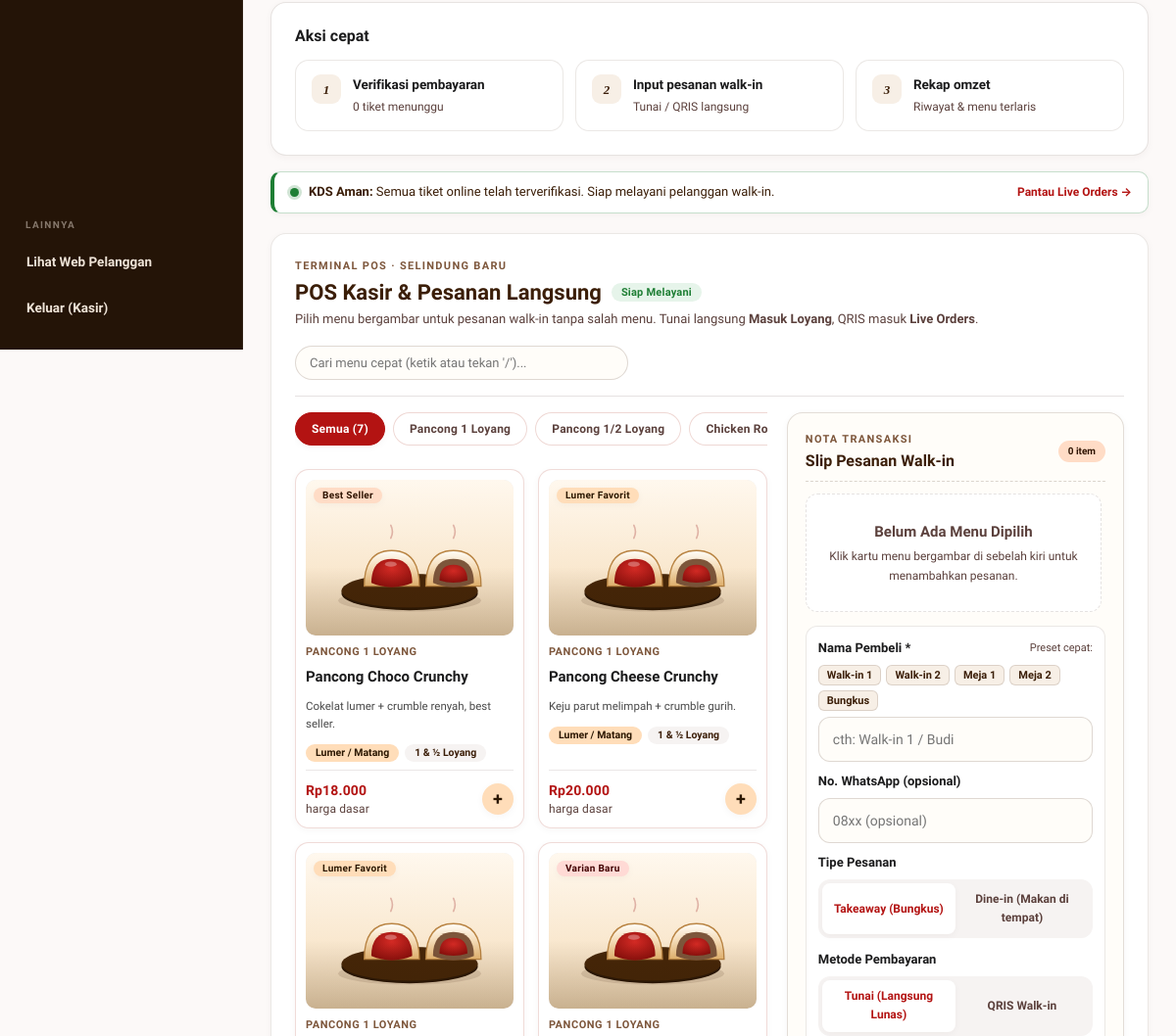
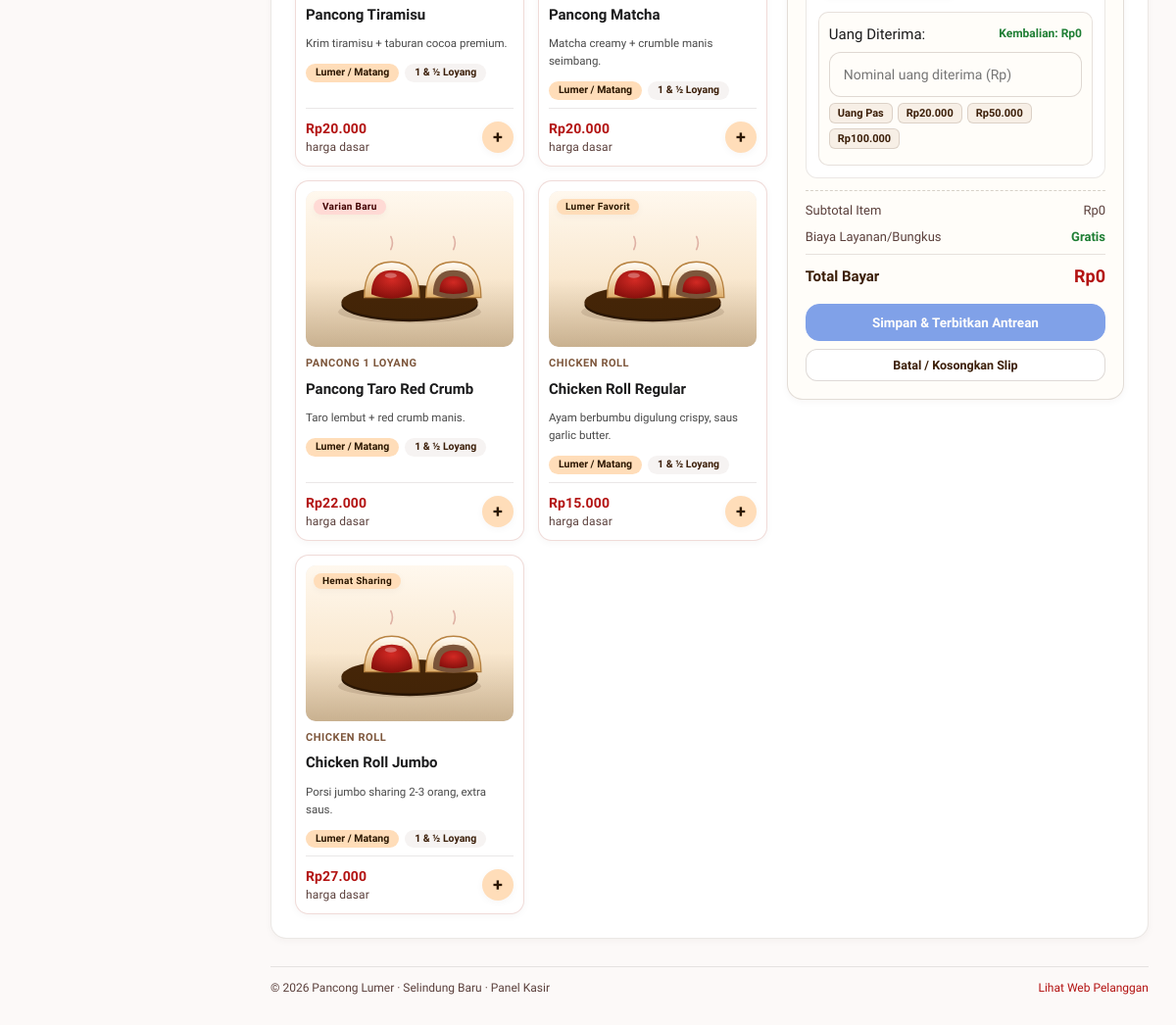
/admin/ad_index.php (signed in, lower part), run on an earlier commit of the app's database (2 pictures, top to bottom).
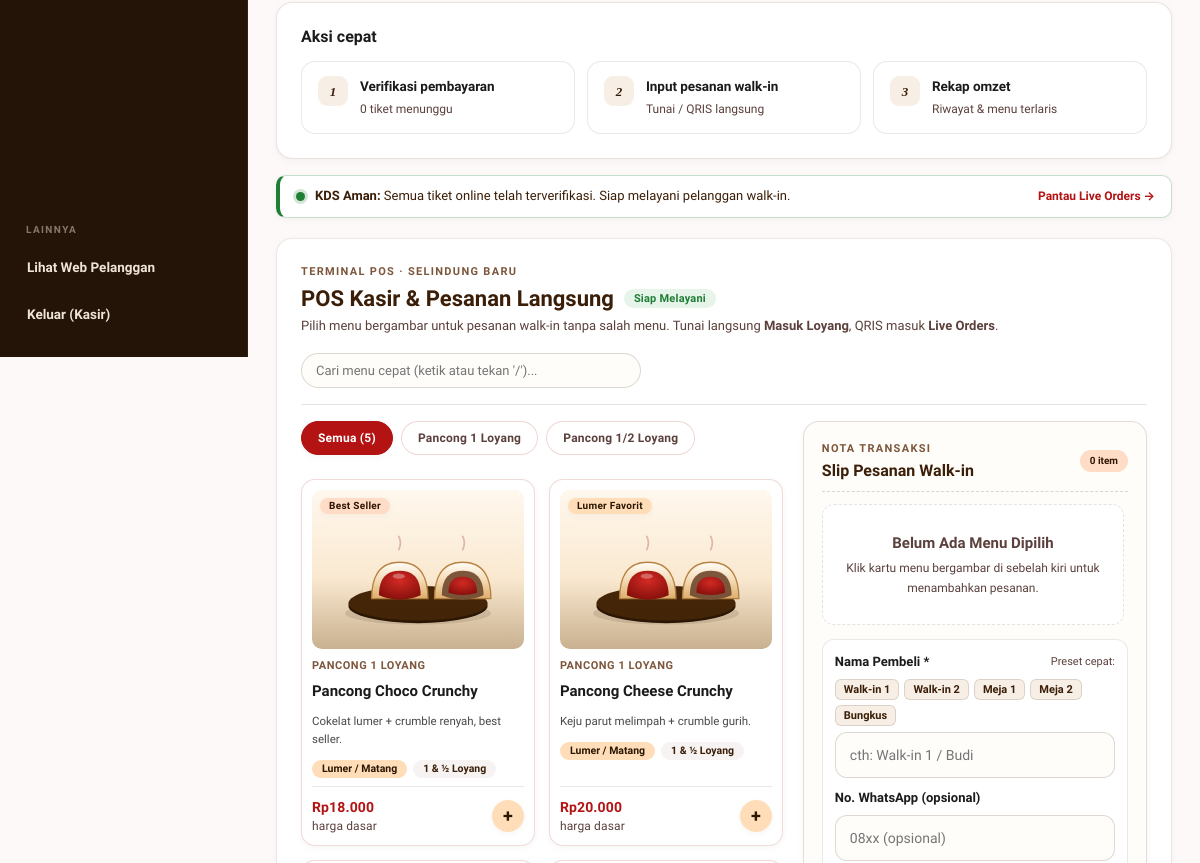
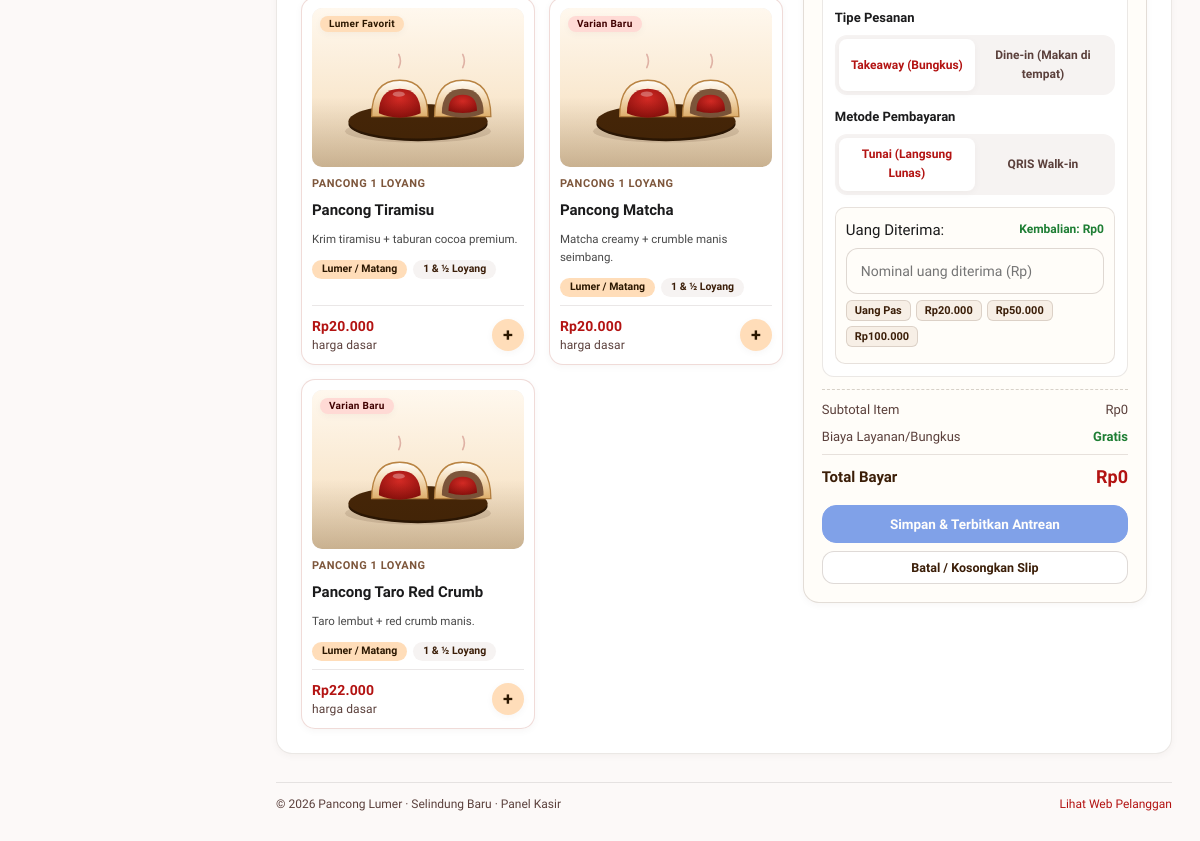
And on a later commit of the database (2 pictures, top to bottom).
### tables this page shows
CREATE TABLE categories (
  id INT UNSIGNED NOT NULL AUTO_INCREMENT,
  kode_kategori VARCHAR(30) NOT NULL,
  nama_kategori VARCHAR(60) NOT NULL,
  PRIMARY KEY (id),
  UNIQUE KEY uq_categories_kode (kode_kategori)
);

CREATE TABLE products (
  id INT UNSIGNED NOT NULL AUTO_INCREMENT,
  category_id INT UNSIGNED NOT NULL,
  nama_menu VARCHAR(100) NOT NULL,
  deskripsi VARCHAR(255) DEFAULT NULL,
  harga_dasar INT UNSIGNED NOT NULL DEFAULT 0,
  gambar VARCHAR(255) DEFAULT NULL,
  is_available TINYINT(1) NOT NULL DEFAULT 1,
  created_at TIMESTAMP NOT NULL DEFAULT CURRENT_TIMESTAMP,
  PRIMARY KEY (id),
  KEY idx_products_category (category_id),
  CONSTRAINT fk_products_category
    FOREIGN KEY (category_id) REFERENCES categories (id)
    ON UPDATE CASCADE ON DELETE RESTRICT
);

### admin/ad_index.php (called while the page is built, shortened)
<?php
require_once __DIR__ . '/../config/koneksi.php';
$mod = isset($_GET['mod']) ? $_GET['mod'] : 'beranda';
$act = isset($_GET['act']) ? $_GET['act'] : '';
$ROUTES = [
    'beranda' => ['' => 'ad_beranda.php'],
    'menu'    => [
        ''       => 'modMenu/dt_menu.php',
        'tambah' => 'modMenu/tambahMenu.php',
        'ubah'   => 'modMenu/ubahMenu.php',
        'hapus'  => 'modMenu/hapusMenu.php',
    ],
    'topping' => [
        ''       => 'modTopping/dt_topping.php',
        'tambah' => 'modTopping/tambahTopping.php',
        'ubah'   => 'modTopping/ubahTopping.php',
        'hapus'  => 'modTopping/hapusTopping.php',
    ],
    'pesanan' => [
        ''           => 'modPesanan/dt_pesanan.php',
        'konfirmasi' => 'modPesanan/konfirmasiPesanan.php',
        'update'     => 'modPesanan/updateStatus.php',
    ],
    'laporan' => [
        ''       => 'modLaporan/dt_laporan.php',
        'export' => 'modLaporan/export_excel.php',
        'hapus'  => 'modLaporan/hapusLaporan.php',
    ],
];
$konten = __DIR__ . '/' . $ROUTES[$mod][$act];
require_once __DIR__ . '/ad_header.php';
require_once __DIR__ . '/ad_sidebar.php';
require $konten;
require_once __DIR__ . '/ad_footer.php';

### config/koneksi.php (called while the page is built, shortened)
    <?php
function e($str) {
    return htmlspecialchars((string)($str ?? ''), ENT_QUOTES, 'UTF-8');
}
function rupiah($angka) {
    return 'Rp' . number_format((int)$angka, 0, ',', '.');
}

### admin/ad_beranda.php (the view, shortened to what the changed rows need)
<?php
$prodList = [];
$rs = mysqli_query($koneksi, "SELECT p.id, p.nama_menu, p.deskripsi, p.harga_dasar, p.gambar, p.is_available,
    c.id AS category_id, c.kode_kategori, c.nama_kategori
    FROM products p JOIN categories c ON c.id=p.category_id
    WHERE p.is_available=1 AND c.kode_kategori != 'topping' ORDER BY c.id ASC, p.id ASC");
if ($rs) while ($r = mysqli_fetch_assoc($rs)) $prodList[] = $r;
$categories = [];
$rs = mysqli_query($koneksi, "SELECT id, kode_kategori, nama_kategori FROM categories WHERE kode_kategori != 'topping' ORDER BY id ASC");
if ($rs) while ($r = mysqli_fetch_assoc($rs)) $categories[] = $r;
function gambar_menu_admin($file) {
    return ['svg', '../gambar/menu-pancong.svg'];
}
function monogram_menu_admin($nama) {
    $kata = preg_split('/\s+/', trim($nama));
    $m = '';
    foreach (array_slice($kata, 0, 2) as $k) $m .= strtoupper(substr($k, 0, 1));
    return $m !== '' ? $m : 'PL';
}
function kelas_menu_admin() {
    return 'pancong';
}
function badge_menu_admin($nama, $stok, $idx) {
    $n = strtolower($nama);
    if ($idx === 0 || strpos($n, 'choco') !== false) return ['Best Seller', 'bd-sec'];
    if (strpos($n, 'jumbo') !== false) return ['Hemat Sharing', 'bd-amber'];
    if (strpos($n, 'taro') !== false || strpos($n, 'matcha') !== false) return ['Varian Baru', 'bd-pink'];
    return ['Lumer Favorit', 'bd-amber'];
}
?>
<div class="pos-workstation" id="posKasir">
  <div class="pos-station-head">
    <div>
      <h2 style="margin:0;color:var(--cocoa);font-size:22px;display:flex;align-items:center;gap:10px;flex-wrap:wrap">
        POS Kasir &amp; Pesanan Langsung
        <span class="pill pill-open" style="font-size:11px;padding:3px 10px">Siap Melayani</span>
      </h2>
    </div>
  </div>
  <div class="pos-split">
    <div class="pos-catalog-panel">
      <nav class="pos-catnav" aria-label="Kategori menu POS">
        <button type="button" class="chip active" data-kat="semua" onclick="filterPosKategori('semua', this)">Semua (<?php echo count($prodList); ?>)</button>
        <?php foreach ($categories as $c): ?>
          <button type="button" class="chip" data-kat="<?php echo e($c['kode_kategori']); ?>" onclick="filterPosKategori('<?php echo e($c['kode_kategori']); ?>', this)"><?php echo e($c['nama_kategori']); ?></button>
        <?php endforeach; ?>
      </nav>
      <div class="pos-menu-grid" id="posMenuGrid">
        <?php foreach ($prodList as $idx => $p):
          $stok = ((int)$p['is_available'] === 1);
          [$jenisImg, $imgSrc] = gambar_menu_admin($p['gambar'] ?? '');
          [$badgeTxt, $badgeCls] = badge_menu_admin($p['nama_menu'], $stok, $idx);
          $mono = monogram_menu_admin($p['nama_menu']);
          $klsMenu = kelas_menu_admin();
        ?>
          <article class="card pos-card <?php echo $stok ? '' : 'stock-off'; ?>"
                   data-catcode="<?php echo e($p['kode_kategori']); ?>"
                   data-nama="<?php echo e(strtolower($p['nama_menu'])); ?>"
                   data-pid="<?php echo (int)$p['id']; ?>"
                   onclick="handlePosCardClick(<?php echo (int)$p['id']; ?>)">
            <div class="card-img">
              <span class="card-badge <?php echo $badgeCls; ?>"><?php echo e($badgeTxt); ?></span>
              <img src="<?php echo e($imgSrc); ?>" alt="<?php echo e($p['nama_menu']); ?>" loading="lazy" onerror="this.outerHTML='<span class=\'img-fallback <?php echo $klsMenu; ?>\'><?php echo e($mono); ?></span>'">
            </div>
            <div class="card-body">
              <span class="card-cat"><?php echo e($p['nama_kategori']); ?></span>
              <h4 class="card-title" style="margin:0;font-size:15px;line-height:1.3"><?php echo e($p['nama_menu']); ?></h4>
              <p class="card-desc clamp2" style="font-size:11.5px"><?php echo e($p['deskripsi'] ?? ''); ?></p>
              <div class="tag-row">
                <span class="tag tag-lumer">Lumer / Matang</span>
                <span class="tag tag-cat">1 &amp; &frac12; Loyang</span>
              </div>
              <div class="card-foot">
                <div class="price"><?php echo rupiah($p['harga_dasar']); ?><small>harga dasar</small></div>
                <?php if ($stok): ?>
                  <button type="button" class="add-btn" onclick="event.stopPropagation(); openPosCustomizer(<?php echo (int)$p['id']; ?>)" aria-label="Pilih <?php echo e($p['nama_menu']); ?>" title="Atur porsi &amp; topping">+</button>
                <?php else: ?>
                  <span class="badge-off">Habis</span>
                <?php endif; ?>
              </div>
            </div>
          </article>
        <?php endforeach; ?>
      </div>
    </div>
  </div>
</div>

What changed in the data, as far as the page shows it:
no longer on this page (row edited): categories: nama_kategori "Chicken…"
removed products: badgeTxt "Lumer Favorit", category.nama_kategori "CHICKEN ROLL", nama_menu "Chicken Roll Regular", deskripsi "Ayam berbumbu digulung crispy, saus garlic butter.", harga_dasar "Rp15.000"
removed products: badgeTxt "Hemat Sharing", category.nama_kategori "CHICKEN ROLL", nama_menu "Chicken Roll Jumbo", deskripsi "Porsi jumbo sharing 2-3 orang, extra saus.", harga_dasar "Rp27.000"
Also different on the page:
count($prodList): "7" → "5"
